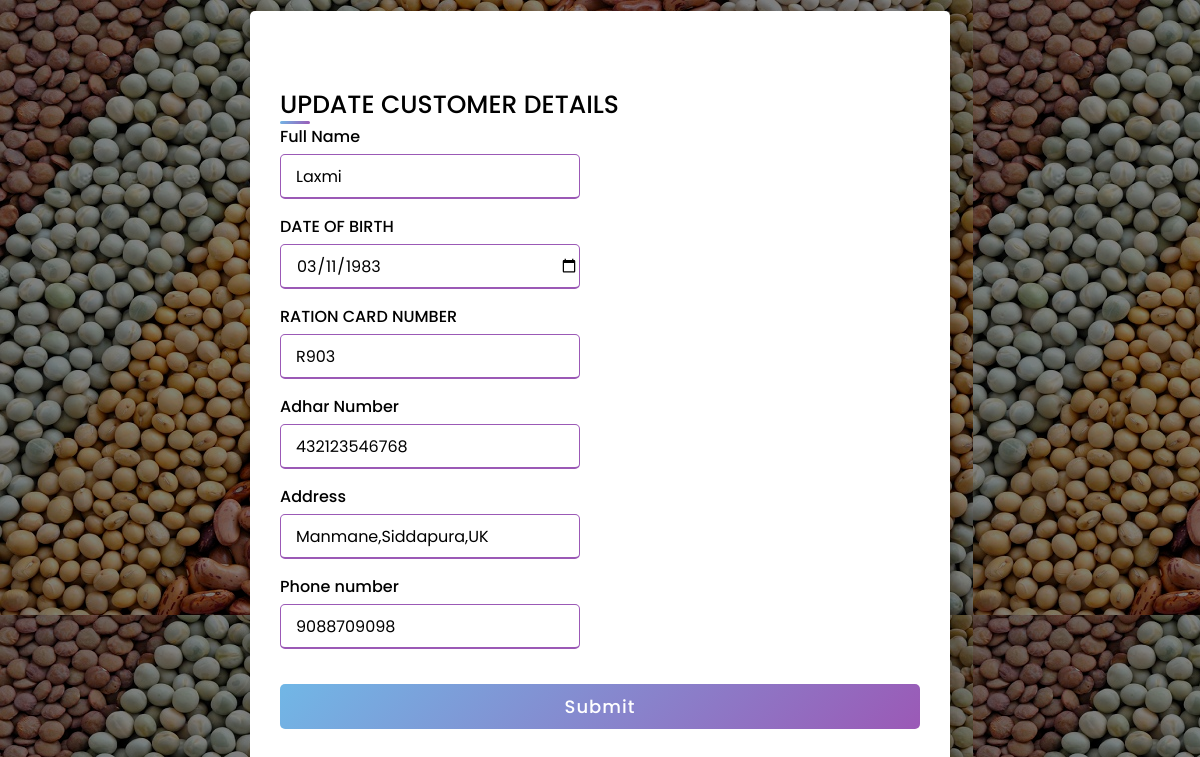
Page /updated.php?SN=9 on the committed database.
### tables this page shows
CREATE TABLE `customer` (
  `SN` int(11) NOT NULL,
  `FULL_NAME` varchar(255) NOT NULL,
  `DATE_OF_BIRTH` date NOT NULL,
  `RATION_CARD_NO` varchar(20) NOT NULL,
  `ADHAR_NUMBER` varchar(30) NOT NULL,
  `ADDRESS` varchar(255) NOT NULL,
  `PHONE_NUMBER` varchar(10) NOT NULL,
  `PASSWORD` varchar(30) NOT NULL
);

### updated.php (the view, shortened to what this page needs)
<?php
require 'connection.php';
$SN=$_GET['SN'];
  $query= "SELECT * FROM customer WHERE SN='$SN'";
  $result = mysqli_query($conn, $query);
   $data = mysqli_fetch_assoc($result);
?>
<!DOCTYPE html>
<html lang="en" dir="ltr">
  <head>
    <link rel="stylesheet" href="styleforreg.css">
   </head>
<body>
  <div class="container">
    <form action="#" method="POST">
      <br>
      <br>
    <div class="title">UPDATE CUSTOMER DETAILS</div>
    <div class="content">
        <div class="user-details">
          <div class="input-box">
            <span class="details">Full Name</span>
            <input type="text" value="<?php echo $data['FULL_NAME']; ?>" name="fname" required>
          </div>
          <div class="input-box">
            <span class="details">DATE OF BIRTH</span>
            <input type="date" value="<?php echo $data['DATE_OF_BIRTH']; ?>" name="bdate" required>
          </div>
          <div class="input-box">
            <span class="details">RATION CARD NUMBER</span>
            <input type="text" value="<?php echo $data['RATION_CARD_NO']; ?>" name="rcard" required>
          </div>
          <div class="input-box">
            <span class="details">Adhar Number</span>
            <input type="text" value="<?php echo $data['ADHAR_NUMBER']; ?>" name="adhar" required>
          </div>
          <div class="input-box">
            <span class="details">Address</span>
            <input type="text" value="<?php echo $data['ADDRESS']; ?> " name="addr" required>
          </div>
          <div class="input-box">
            <span class="details">Phone number</span>
            <input type="text" value="<?php echo $data['PHONE_NUMBER']; ?>" name="phone" required>
          </div>
        <div class="button">
          <input type="submit"  name="submit">
        </div>
    </div>
    </form>
  </div>
</body>
</html>

### styleforreg.css (style rules this page uses)
* { margin: 0; padding: 0; box-sizing: border-box; font-family: 'Poppins',sans-serif; }
body { height: 100vh; display: flex; justify-content: center; align-items: center; padding: 10px; background: linear-gradient(to top, rgba(0,0,0,0.5)50%,rgba(0,0,0,0.5)50%), url(SIDE-IMAGE-190507130828832.jpg); }
.container { max-width: 700px; width: 100%; background-color: #fff; padding: 25px 30px; border-radius: 5px; box-shadow: 0 5px 10px rgba(0,0,0,0.15); }
.container .title { font-size: 25px; font-weight: 500; position: relative; }
.container .title::before { content: ""; position: absolute; left: 0; bottom: 0; height: 3px; width: 30px; border-radius: 5px; background: linear-gradient(135deg, #71b7e6, #9b59b6); }
form .user-details .input-box { margin-bottom: 15px; width: calc(100% / 2 - 20px); }
form .input-box span.details { display: block; font-weight: 500; margin-bottom: 5px; }
.user-details .input-box input { height: 45px; width: 100%; outline: none; font-size: 16px; border-radius: 5px; padding-left: 15px; border: 1px solid #ccc; border-bottom-width: 2px; transition: all 0.3s ease; }
.user-details .input-box input:focus, .user-details .input-box input:valid { border-color: #9b59b6; }
form .button { height: 45px; margin: 35px 0 }
form .button input { height: 100%; width: 100%; border-radius: 5px; border: none; color: #fff; font-size: 18px; font-weight: 500; letter-spacing: 1px; cursor: pointer; transition: all 0.3s ease; background: linear-gradient(135deg, #71b7e6, #9b59b6); }

### rows in the picture
customer: fname "Laxmi", bdate "03/11/1983", rcard "R903", adhar "432123546768", addr "Manmane,Siddapura,UK", phone "9088709098"
